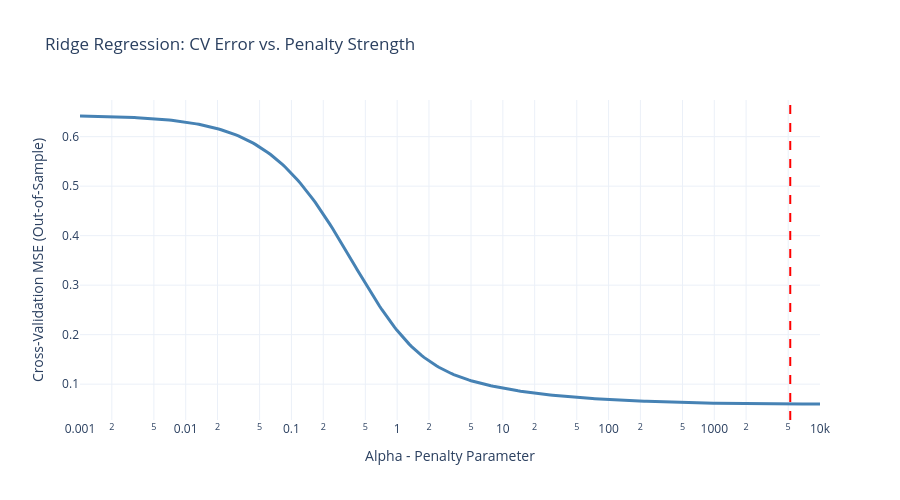

Notebook code cell kept with this figure:
### Code cell
from sklearn.model_selection import cross_val_score

# Calculate CV MSE for different alpha values (THIS IS WHAT RIDGECV USES)
cv_mse_scores = []

for alpha in alphas:
    ridge = Ridge(alpha=alpha)
    # Use cross-validation to get out-of-sample error
    cv_scores = cross_val_score(ridge, X_train, y_train, cv=5, 
                                 scoring='neg_mean_squared_error')
    cv_mse = -cv_scores.mean()  # Convert to positive MSE
    cv_mse_scores.append(cv_mse)

# Create interactive Plotly plot
fig = go.Figure()

fig.add_trace(go.Scatter(
    x=alphas,
    y=cv_mse_scores,
    mode='lines',
    name='CV MSE',
    line=dict(color='steelblue', width=3),
    hovertemplate='Alpha: %{x:.4f}<br>CV MSE: %{y:.6f}<extra></extra>'
))

fig.add_vline(
    x=ridge_cv.alpha_,
    line_dash='dash',
    line_color='red',
    annotation_text=f'Best α = {ridge_cv.alpha_:.2f}',
    annotation_position='top'
)

fig.update_xaxes(type='log', title='Alpha - Penalty Parameter')
fig.update_yaxes(title='Cross-Validation MSE (Out-of-Sample)')
fig.update_layout(
    title='Ridge Regression: CV Error vs. Penalty Strength',
    hovermode='x unified',
    height=500,
    template='plotly_white'
)

fig.show()

print("\n📊 Interpretation:")
print("• This shows OUT-OF-SAMPLE error (what RidgeCV actually optimizes)")
print("• Red line now shows the minimum of the curve!")
print("• Too low alpha = overfitting (high CV error)")
print("• Too high alpha = underfitting (high CV error)")

### Figure 1 — Plotly figure (JSON) as saved in the notebook; plotly's stock layout.template omitted (floating-point values rounded to 4 significant figures; data arrays with more than 128 entries replaced by an {"elided": "..."} marker saying what was removed)
{"data": [{"hovertemplate": "Alpha: %{x:.4f}<br>CV MSE: %{y:.6f}<extra></extra>", "line": {"color": "steelblue", "width": 3}, "mode": "lines", "name": "CV MSE", "type": "scatter", "x": {"elided": "300 float values"}, "y": {"elided": "300 float values"}}], "layout": {"annotations": [{"showarrow": false, "text": "Best α = 5231.10", "x": 5231.0, "xanchor": "center", "xref": "x", "y": 1, "yanchor": "bottom", "yref": "y domain"}], "height": 500, "hovermode": "x unified", "shapes": [{"line": {"color": "red", "dash": "dash"}, "type": "line", "x0": 5231.0, "x1": 5231.0, "xref": "x", "y0": 0, "y1": 1, "yref": "y domain"}], "title": {"text": "Ridge Regression: CV Error vs. Penalty Strength"}, "xaxis": {"title": {"text": "Alpha - Penalty Parameter"}, "type": "log"}, "yaxis": {"title": {"text": "Cross-Validation MSE (Out-of-Sample)"}}}}
